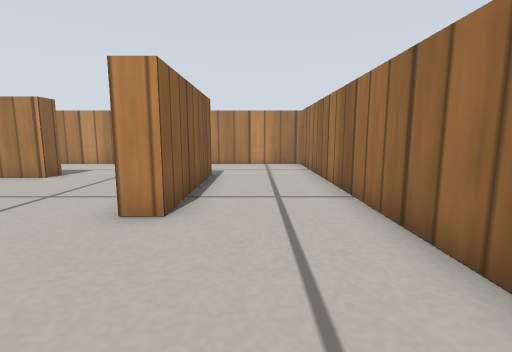
View 1 (above)

16 first-person views from a walk through a world built for the Gazebo simulator. The camera is 0.26 m above the floor, tilts 8° down and sees 85° across. The floor is counted in squares, 0.2 m on a side. Each view is taken from the middle of a square. On the plan, view 1 faces up. The plan holds only what a view shows up to about 13 squares ahead; the rest is blank. Simple patterns stand in for the simulator's built-in surfaces.

View 2
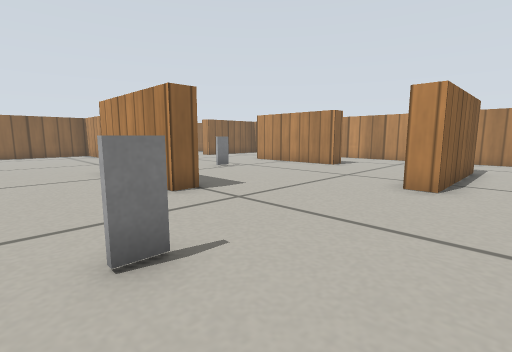

View 3
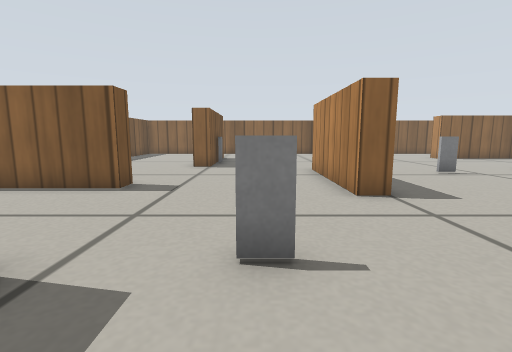

View 4
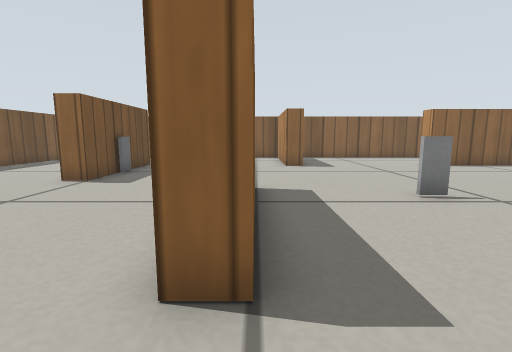

View 5
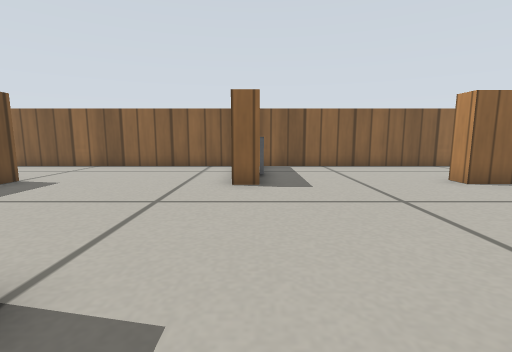

View 6
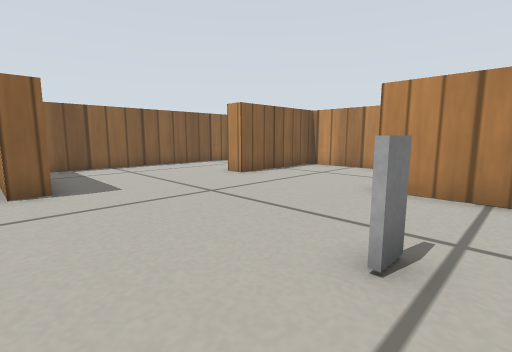

View 7
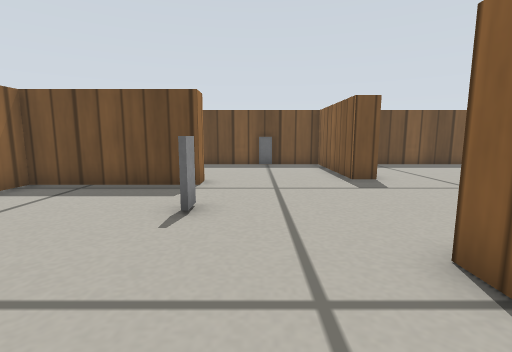

View 8
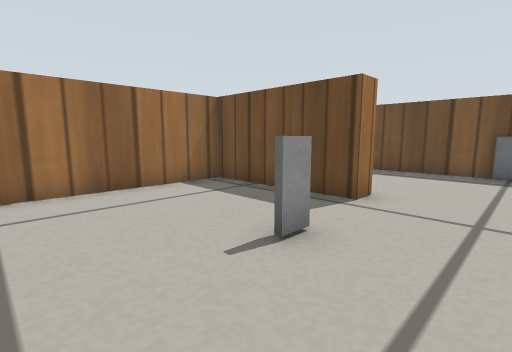

View 9
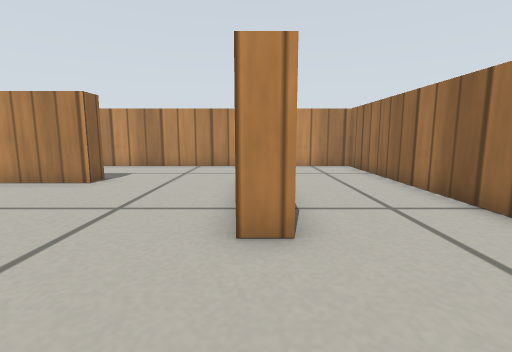

View 10
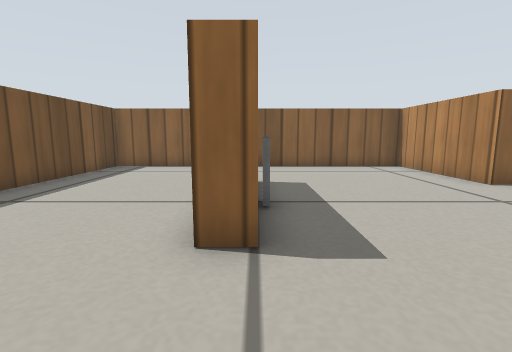

View 11
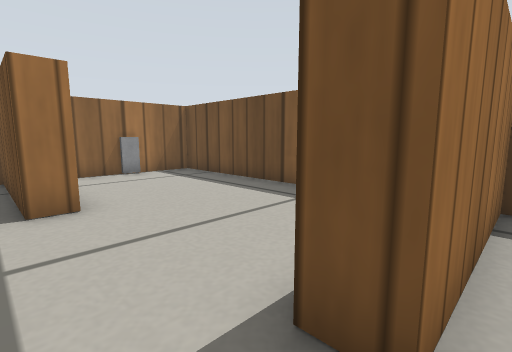

View 12
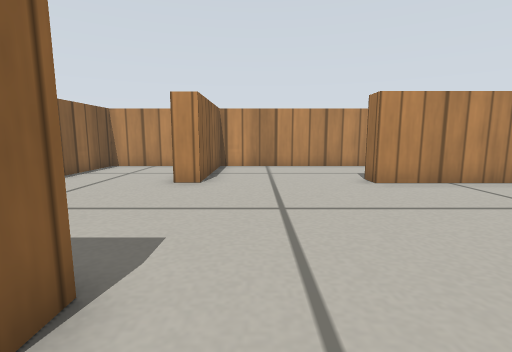

View 13
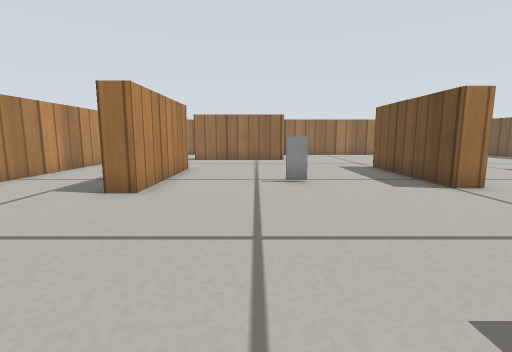

View 14
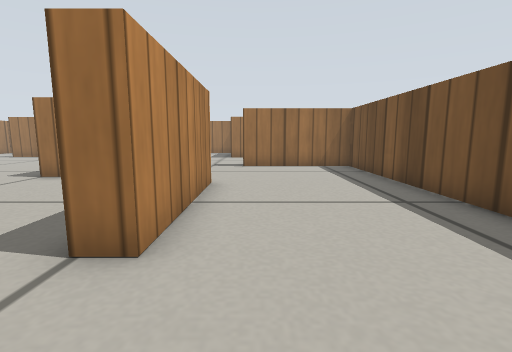

View 15
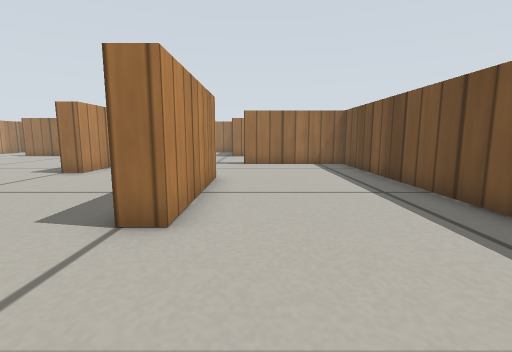

View 16
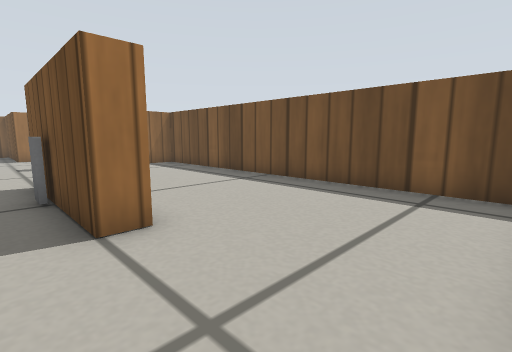

### Floor plan
Points are (right, up) in squares from view 1. A wall is a line through its corners. A room is listed if a view was taken in it or the views show most of it. See-through windows are left out.
Room 1 (views 1, 2, 3, 4, 5, 6, 7, 8, 9, 10, 11, 12, 13, 14, 15, 16)
walls: (-11, 1) (-6, 1) (-6, 0.2) (-11, 0.2) (-11, 1); (-12.1, -4) (-12.1, -4.7) (-17.1, -4.7) (-17.1, -4) (-12.1, -4); (-16.4, 3.1) (-16.4, 2.4) (-21.4, 2.4) (-21.4, -10.1) (-7.7, -10.1) (-7.7, -5.4) (-6.9, -5.4) (-6.9, -10.1) (2.1, -10.1) (2.1, -6.1); (-6.7, 9.6) (-6.7, 8.8) (-11.7, 8.8) (-11.7, 9.6); (-2.5, -5.2) (-2.5, -4.4) (2.1, -4.4) (2.1, 13.4) (-16.4, 13.4) (-16.4, 8.8) (-17.4, 8.8); (-1.5, 9.5) (-1.5, 4.4) (-2.4, 4.4); (-18.6, 13.4) (-21.4, 13.4) (-21.4, 3.1)
objects: sign (-19, 3); sign (-14, -4); sign (-10, 5); sign (-4, -10); sign (-3, -2); grey box (2, -8)

Positions as (right, up) in squares from view 1, and headings:
1: (0, 0), facing up
2: (0, -3), facing up-left
3: (0, -2), facing left
4: (-4, 1), facing left
5: (-9, 3), facing left
6: (-9, 2), facing up-left
7: (-4, 3), facing down
8: (-5, 1), facing down-right
9: (-2, 1), facing up
10: (-9, -4), facing left
11: (-8, -4), facing down-right
12: (-15, 1), facing up
13: (-18, 6), facing right
14: (-20, -6), facing right
15: (-21, -6), facing right
16: (-21, -3), facing down-right
